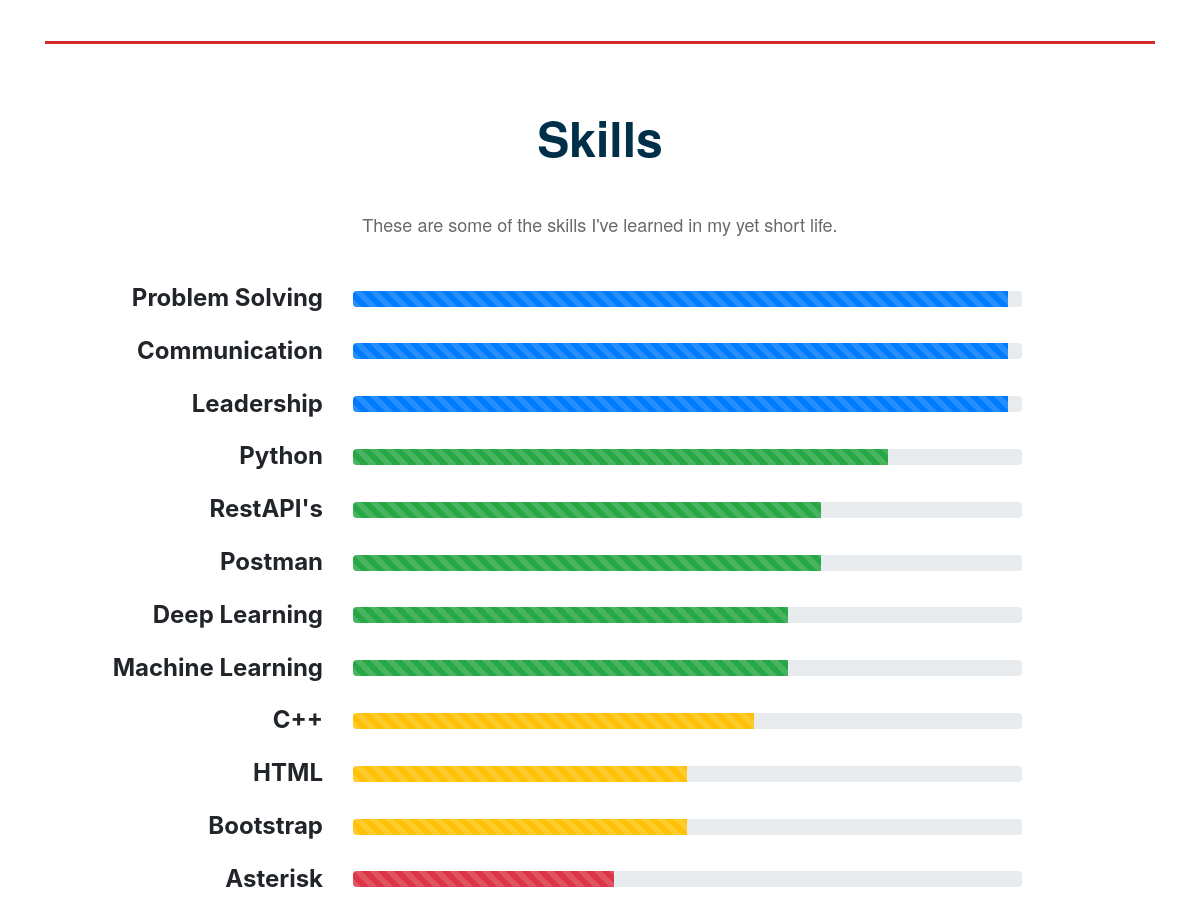
The app's page / (middle part), older data.
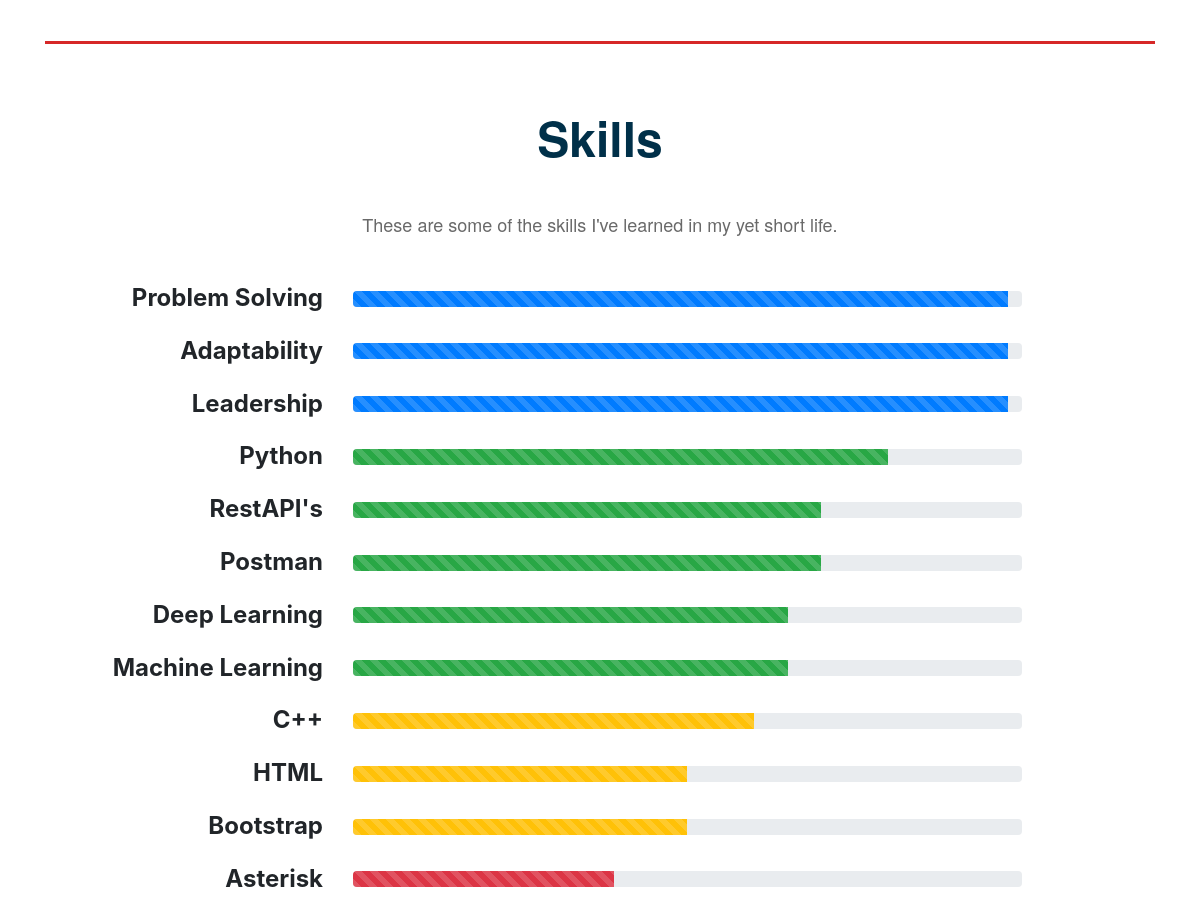
The same page, newer data.
### pages/models.py (models this page shows)
class Skill(models.Model):
    name = models.CharField(max_length=10)
    mastery = models.IntegerField()

### pages/views.py (the view)
# urls.py: 2. Add a URL to urlpatterns:  path('', views.home, name='home')
def home(request):
    skills = Skill.objects.all()
    context = {
        'skills': skills
    }
    return render(request, 'home.html', context)

### pages/templates/home.html (shortened to what this page needs)
{% extends "base.html" %}
{% load static %}
{% block page_content %}
    <div class="row">
        <div class="col-8">
        </div>
        <div class="col-4">
        </div>
    </div>
    <hr class="solid mt-4 mb-5"
        style="border-top: 3px solid ; color: #D62828; width: 100%; text-align: center!important; ">
    <h1 class="text-center ml-auto mr-auto mb-5 pt-3" style="font-size: 300%; color: #003049;
    font-family: 'Helvetica Neue', sans-serif;">
        <strong>Skills</strong>
    </h1>
    <h6 class="text-center ml-auto mr-auto mb-5 font-weight-normal" style="color: dimgray;
    font-family: 'Helvetica Neue', sans-serif; font-size: large">
        These are some of the skills I've learned in my yet short life.
    </h6>
    {% for skill in skills %}
        {% if skill.mastery >= 200 %}
        <div class="container">
            <div class="row m-3">
                <div class="col-3" style="text-align: right">
                    <h4><strong>{{ skill.name }}</strong></h4>
                </div>
                <div class="col-8" style="text-align: left">
                    <div class="progress" style="margin-top: 1%">
                        <div class="progress-bar progress-bar-striped progress-bar-animated bg-primary"
                             role="progressbar" aria-valuenow="100" aria-valuemin="0" aria-valuemax="100"
                             style="width: 98%"></div>
                    </div>
                </div>
            </div>
        </div>
        {% endif %}
        {% if skill.mastery >= 65 and skill.mastery <= 100 %}
        <div class="container">
            <div class="row m-3">
                <div class="col-3" style="text-align: right">
                    <h4><strong>{{ skill.name }}</strong></h4>
                </div>
                <div class="col-8" style="text-align: left">
                    <div class="progress" style="margin-top: 1%">
                        <div class="progress-bar progress-bar-striped progress-bar-animated bg-success"
                             role="progressbar" aria-valuenow="{{ skill.mastery }}" aria-valuemin="0" aria-valuemax="100"
                             style="width: {{ skill.mastery }}%"></div>
                    </div>
                </div>
            </div>
        </div>
        {% endif %}
        {% if skill.mastery >= 40 and skill.mastery < 65 %}
        <div class="container">
            <div class="row m-3">
                <div class="col-3" style="text-align: right">
                    <h4><strong>{{ skill.name }}</strong></h4>
                </div>
                <div class="col-8" style="text-align: left">
                    <div class="progress" style="margin-top: 1%">
                        <div class="progress-bar progress-bar-striped progress-bar-animated bg-warning"
                             role="progressbar" aria-valuenow="{{ skill.mastery }}" aria-valuemin="0" aria-valuemax="100"
                             style="width: {{ skill.mastery }}%"></div>
                    </div>
                </div>
            </div>
        </div>
        {% endif %}
        {% if skill.mastery < 40 %}
        <div class="container">
            <div class="row m-3">
                <div class="col-3" style="text-align: right">
                    <h4><strong>{{ skill.name }}</strong></h4>
                </div>
                <div class="col-8" style="text-align: left">
                    <div class="progress" style="margin-top: 1%">
                        <div class="progress-bar progress-bar-striped progress-bar-animated bg-danger"
                             role="progressbar" aria-valuenow="{{ skill.mastery }}" aria-valuemin="0" aria-valuemax="100"
                             style="width: {{ skill.mastery }}%"></div>
                    </div>
                </div>
            </div>
        </div>
        {% endif %}
    {% endfor %}
{% endblock %}

Row changes from the older to the newer data that the page shows:
changed Skill: name "Communication" → "Adaptability"
